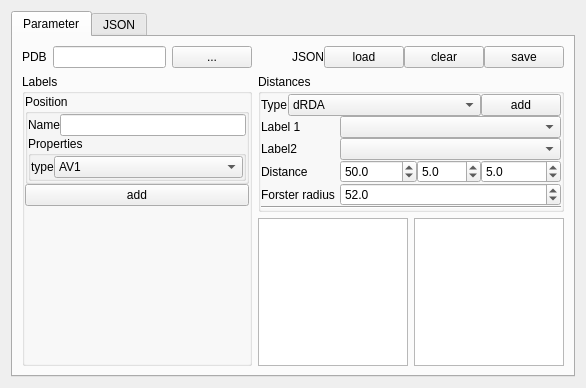
<?xml version="1.0" encoding="UTF-8"?>
<ui version="4.0">
 <class>Form</class>
 <widget class="QWidget" name="Form">
  <property name="geometry">
   <rect>
    <x>0</x>
    <y>0</y>
    <width>586</width>
    <height>388</height>
   </rect>
  </property>
  <property name="windowTitle">
   <string>PDB2LabelingFile</string>
  </property>
  <property name="windowIcon">
   <iconset>
    <normaloff>:/icons/icons/pdb2label.ico</normaloff>:/icons/icons/pdb2label.ico</iconset>
  </property>
  <layout class="QVBoxLayout" name="verticalLayout_2">
   <item>
    <widget class="QTabWidget" name="tabWidget">
     <property name="currentIndex">
      <number>0</number>
     </property>
     <widget class="QWidget" name="tab">
      <attribute name="title">
       <string>Parameter</string>
      </attribute>
      <layout class="QGridLayout" name="gridLayout_4">
       <item row="0" column="0">
        <layout class="QHBoxLayout" name="horizontalLayout_2">
         <item>
          <widget class="QLabel" name="label">
           <property name="sizePolicy">
            <sizepolicy hsizetype="Fixed" vsizetype="Preferred">
             <horstretch>0</horstretch>
             <verstretch>0</verstretch>
            </sizepolicy>
           </property>
           <property name="text">
            <string>PDB</string>
           </property>
          </widget>
         </item>
         <item>
          <widget class="QLineEdit" name="lineEdit">
           <property name="readOnly">
            <bool>true</bool>
           </property>
          </widget>
         </item>
         <item>
          <widget class="QPushButton" name="toolButton_4">
           <property name="text">
            <string>...</string>
           </property>
          </widget>
         </item>
        </layout>
       </item>
       <item row="0" column="1" colspan="2">
        <layout class="QHBoxLayout" name="horizontalLayout_3">
         <property name="spacing">
          <number>0</number>
         </property>
         <item>
          <spacer name="horizontalSpacer">
           <property name="orientation">
            <enum>Qt::Horizontal</enum>
           </property>
           <property name="sizeHint" stdset="0">
            <size>
             <width>40</width>
             <height>20</height>
            </size>
           </property>
          </spacer>
         </item>
         <item>
          <widget class="QLabel" name="label_10">
           <property name="sizePolicy">
            <sizepolicy hsizetype="Fixed" vsizetype="Preferred">
             <horstretch>0</horstretch>
             <verstretch>0</verstretch>
            </sizepolicy>
           </property>
           <property name="text">
            <string>JSON</string>
           </property>
          </widget>
         </item>
         <item>
          <widget class="QPushButton" name="toolButton_2">
           <property name="text">
            <string>load</string>
           </property>
          </widget>
         </item>
         <item>
          <widget class="QPushButton" name="toolButton_3">
           <property name="text">
            <string>clear</string>
           </property>
          </widget>
         </item>
         <item>
          <widget class="QPushButton" name="toolButton">
           <property name="text">
            <string>save</string>
           </property>
          </widget>
         </item>
        </layout>
       </item>
       <item row="1" column="0" rowspan="2">
        <widget class="QGroupBox" name="groupBox_2">
         <property name="sizePolicy">
          <sizepolicy hsizetype="Preferred" vsizetype="Minimum">
           <horstretch>0</horstretch>
           <verstretch>0</verstretch>
          </sizepolicy>
         </property>
         <property name="title">
          <string>Labels</string>
         </property>
         <layout class="QGridLayout" name="gridLayout">
          <property name="margin">
           <number>0</number>
          </property>
          <property name="spacing">
           <number>0</number>
          </property>
          <item row="1" column="0">
           <widget class="QPushButton" name="pushButton_2">
            <property name="sizePolicy">
             <sizepolicy hsizetype="Minimum" vsizetype="Fixed">
              <horstretch>0</horstretch>
              <verstretch>0</verstretch>
             </sizepolicy>
            </property>
            <property name="maximumSize">
             <size>
              <width>16777215</width>
              <height>16777215</height>
             </size>
            </property>
            <property name="text">
             <string>add</string>
            </property>
           </widget>
          </item>
          <item row="0" column="0">
           <widget class="QGroupBox" name="groupBox">
            <property name="sizePolicy">
             <sizepolicy hsizetype="Expanding" vsizetype="Preferred">
              <horstretch>0</horstretch>
              <verstretch>0</verstretch>
             </sizepolicy>
            </property>
            <property name="title">
             <string>Position</string>
            </property>
            <layout class="QGridLayout" name="gridLayout_5">
             <property name="margin">
              <number>0</number>
             </property>
             <property name="spacing">
              <number>0</number>
             </property>
             <item row="1" column="0">
              <widget class="QLabel" name="label_7">
               <property name="text">
                <string>Name</string>
               </property>
              </widget>
             </item>
             <item row="3" column="0" colspan="3">
              <layout class="QVBoxLayout" name="verticalLayout_3">
               <property name="spacing">
                <number>0</number>
               </property>
              </layout>
             </item>
             <item row="1" column="1">
              <widget class="QLineEdit" name="lineEdit_2"/>
             </item>
             <item row="4" column="0" colspan="2">
              <widget class="QGroupBox" name="groupBox_3">
               <property name="sizePolicy">
                <sizepolicy hsizetype="Expanding" vsizetype="Preferred">
                 <horstretch>0</horstretch>
                 <verstretch>0</verstretch>
                </sizepolicy>
               </property>
               <property name="title">
                <string>Properties</string>
               </property>
               <layout class="QGridLayout" name="gridLayout_2">
                <property name="margin">
                 <number>0</number>
                </property>
                <property name="spacing">
                 <number>0</number>
                </property>
                <item row="0" column="0">
                 <widget class="QLabel" name="label_2">
                  <property name="text">
                   <string>type</string>
                  </property>
                 </widget>
                </item>
                <item row="0" column="1">
                 <widget class="QComboBox" name="comboBox">
                  <property name="sizePolicy">
                   <sizepolicy hsizetype="Expanding" vsizetype="Fixed">
                    <horstretch>0</horstretch>
                    <verstretch>0</verstretch>
                   </sizepolicy>
                  </property>
                  <item>
                   <property name="text">
                    <string>AV1</string>
                   </property>
                  </item>
                  <item>
                   <property name="text">
                    <string>AV0</string>
                   </property>
                  </item>
                  <item>
                   <property name="text">
                    <string>AV3</string>
                   </property>
                  </item>
                 </widget>
                </item>
                <item row="1" column="0" colspan="3">
                 <layout class="QVBoxLayout" name="verticalLayout_4"/>
                </item>
               </layout>
              </widget>
             </item>
            </layout>
           </widget>
          </item>
          <item row="2" column="0">
           <spacer name="verticalSpacer">
            <property name="orientation">
             <enum>Qt::Vertical</enum>
            </property>
            <property name="sizeHint" stdset="0">
             <size>
              <width>20</width>
              <height>40</height>
             </size>
            </property>
           </spacer>
          </item>
         </layout>
        </widget>
       </item>
       <item row="1" column="1" colspan="2">
        <widget class="QGroupBox" name="groupBox_4">
         <property name="title">
          <string>Distances</string>
         </property>
         <layout class="QGridLayout" name="gridLayout_3">
          <property name="margin">
           <number>0</number>
          </property>
          <property name="spacing">
           <number>0</number>
          </property>
          <item row="1" column="0">
           <widget class="QLabel" name="label_3">
            <property name="text">
             <string>Label 1</string>
            </property>
           </widget>
          </item>
          <item row="3" column="0" colspan="2">
           <widget class="QLabel" name="label_8">
            <property name="sizePolicy">
             <sizepolicy hsizetype="Fixed" vsizetype="Preferred">
              <horstretch>0</horstretch>
              <verstretch>0</verstretch>
             </sizepolicy>
            </property>
            <property name="text">
             <string>Distance </string>
            </property>
           </widget>
          </item>
          <item row="7" column="0" colspan="6">
           <widget class="Line" name="line">
            <property name="orientation">
             <enum>Qt::Horizontal</enum>
            </property>
           </widget>
          </item>
          <item row="3" column="5">
           <widget class="QDoubleSpinBox" name="doubleSpinBox_3">
            <property name="decimals">
             <number>1</number>
            </property>
            <property name="maximum">
             <double>99999.000000000000000</double>
            </property>
            <property name="value">
             <double>5.000000000000000</double>
            </property>
           </widget>
          </item>
          <item row="2" column="0">
           <widget class="QLabel" name="label_5">
            <property name="text">
             <string>Label2</string>
            </property>
           </widget>
          </item>
          <item row="1" column="2" colspan="4">
           <widget class="QComboBox" name="comboBox_2">
            <property name="sizePolicy">
             <sizepolicy hsizetype="MinimumExpanding" vsizetype="Fixed">
              <horstretch>0</horstretch>
              <verstretch>0</verstretch>
             </sizepolicy>
            </property>
           </widget>
          </item>
          <item row="2" column="2" colspan="4">
           <widget class="QComboBox" name="comboBox_4">
            <property name="sizePolicy">
             <sizepolicy hsizetype="Expanding" vsizetype="Fixed">
              <horstretch>0</horstretch>
              <verstretch>0</verstretch>
             </sizepolicy>
            </property>
           </widget>
          </item>
          <item row="0" column="0" colspan="5">
           <layout class="QHBoxLayout" name="horizontalLayout">
            <property name="spacing">
             <number>0</number>
            </property>
            <item>
             <widget class="QLabel" name="label_4">
              <property name="text">
               <string>Type</string>
              </property>
             </widget>
            </item>
            <item>
             <widget class="QComboBox" name="comboBox_3">
              <property name="sizePolicy">
               <sizepolicy hsizetype="MinimumExpanding" vsizetype="Fixed">
                <horstretch>0</horstretch>
                <verstretch>0</verstretch>
               </sizepolicy>
              </property>
              <item>
               <property name="text">
                <string>dRDA</string>
               </property>
              </item>
              <item>
               <property name="text">
                <string>dRDAE</string>
               </property>
              </item>
              <item>
               <property name="text">
                <string>dRMP</string>
               </property>
              </item>
              <item>
               <property name="text">
                <string>pRDA</string>
               </property>
              </item>
             </widget>
            </item>
           </layout>
          </item>
          <item row="3" column="4">
           <widget class="QDoubleSpinBox" name="doubleSpinBox_2">
            <property name="decimals">
             <number>1</number>
            </property>
            <property name="maximum">
             <double>9999.000000000000000</double>
            </property>
            <property name="value">
             <double>5.000000000000000</double>
            </property>
           </widget>
          </item>
          <item row="4" column="2" colspan="4">
           <widget class="QDoubleSpinBox" name="doubleSpinBox_4">
            <property name="decimals">
             <number>1</number>
            </property>
            <property name="maximum">
             <double>999.000000000000000</double>
            </property>
            <property name="singleStep">
             <double>0.500000000000000</double>
            </property>
            <property name="value">
             <double>52.000000000000000</double>
            </property>
           </widget>
          </item>
          <item row="4" column="0" colspan="2">
           <widget class="QLabel" name="label_9">
            <property name="text">
             <string>Forster radius</string>
            </property>
           </widget>
          </item>
          <item row="3" column="2" colspan="2">
           <widget class="QDoubleSpinBox" name="doubleSpinBox">
            <property name="decimals">
             <number>1</number>
            </property>
            <property name="maximum">
             <double>999.000000000000000</double>
            </property>
            <property name="value">
             <double>50.000000000000000</double>
            </property>
           </widget>
          </item>
          <item row="0" column="5">
           <widget class="QPushButton" name="pushButton_3">
            <property name="sizePolicy">
             <sizepolicy hsizetype="Minimum" vsizetype="Fixed">
              <horstretch>0</horstretch>
              <verstretch>0</verstretch>
             </sizepolicy>
            </property>
            <property name="text">
             <string>add</string>
            </property>
           </widget>
          </item>
         </layout>
        </widget>
       </item>
       <item row="2" column="1">
        <widget class="QListWidget" name="listWidget">
         <property name="sizePolicy">
          <sizepolicy hsizetype="MinimumExpanding" vsizetype="Expanding">
           <horstretch>0</horstretch>
           <verstretch>0</verstretch>
          </sizepolicy>
         </property>
         <property name="maximumSize">
          <size>
           <width>150</width>
           <height>16777215</height>
          </size>
         </property>
        </widget>
       </item>
       <item row="2" column="2">
        <widget class="QListWidget" name="listWidget_2">
         <property name="sizePolicy">
          <sizepolicy hsizetype="MinimumExpanding" vsizetype="Expanding">
           <horstretch>0</horstretch>
           <verstretch>0</verstretch>
          </sizepolicy>
         </property>
         <property name="minimumSize">
          <size>
           <width>150</width>
           <height>0</height>
          </size>
         </property>
         <property name="maximumSize">
          <size>
           <width>150</width>
           <height>16777215</height>
          </size>
         </property>
        </widget>
       </item>
      </layout>
      <zorder>groupBox_2</zorder>
      <zorder>groupBox_4</zorder>
      <zorder>listWidget_2</zorder>
      <zorder>listWidget</zorder>
     </widget>
     <widget class="QWidget" name="tab_2">
      <attribute name="title">
       <string>JSON</string>
      </attribute>
      <layout class="QVBoxLayout" name="verticalLayout">
       <item>
        <widget class="QPushButton" name="toolButton_5">
         <property name="text">
          <string>update</string>
         </property>
        </widget>
       </item>
       <item>
        <widget class="QTextEdit" name="textEdit_2">
         <property name="verticalScrollBarPolicy">
          <enum>Qt::ScrollBarAlwaysOn</enum>
         </property>
         <property name="readOnly">
          <bool>false</bool>
         </property>
        </widget>
       </item>
      </layout>
     </widget>
    </widget>
   </item>
  </layout>
  <action name="actionClear">
   <property name="icon">
    <iconset resource="../rescource.qrc">
     <normaloff>:/icons/icons/Edit-delete-2.svg</normaloff>:/icons/icons/Edit-delete-2.svg</iconset>
   </property>
   <property name="text">
    <string>clear</string>
   </property>
  </action>
  <action name="actionLoad">
   <property name="icon">
    <iconset resource="../rescource.qrc">
     <normaloff>:/icons/icons/document-open.svg</normaloff>:/icons/icons/document-open.svg</iconset>
   </property>
   <property name="text">
    <string>Load</string>
   </property>
  </action>
  <action name="actionSave">
   <property name="icon">
    <iconset>
     <normaloff>:/icons/icons/Document-save.svg</normaloff>:/icons/icons/Document-save.svg</iconset>
   </property>
   <property name="text">
    <string>Save</string>
   </property>
  </action>
  <action name="actionReadTextEdit">
   <property name="text">
    <string>ReadTextEdit</string>
   </property>
  </action>
 </widget>
 <resources>
  <include location="../rescource.qrc"/>
 </resources>
 <connections>
  <connection>
   <sender>toolButton_2</sender>
   <signal>clicked()</signal>
   <receiver>actionLoad</receiver>
   <slot>trigger()</slot>
   <hints>
    <hint type="sourcelabel">
     <x>512</x>
     <y>52</y>
    </hint>
    <hint type="destinationlabel">
     <x>-1</x>
     <y>-1</y>
    </hint>
   </hints>
  </connection>
  <connection>
   <sender>toolButton_3</sender>
   <signal>clicked()</signal>
   <receiver>actionClear</receiver>
   <slot>trigger()</slot>
   <hints>
    <hint type="sourcelabel">
     <x>546</x>
     <y>52</y>
    </hint>
    <hint type="destinationlabel">
     <x>-1</x>
     <y>-1</y>
    </hint>
   </hints>
  </connection>
  <connection>
   <sender>toolButton</sender>
   <signal>clicked()</signal>
   <receiver>actionSave</receiver>
   <slot>trigger()</slot>
   <hints>
    <hint type="sourcelabel">
     <x>582</x>
     <y>52</y>
    </hint>
    <hint type="destinationlabel">
     <x>-1</x>
     <y>-1</y>
    </hint>
   </hints>
  </connection>
  <connection>
   <sender>toolButton_5</sender>
   <signal>clicked()</signal>
   <receiver>actionReadTextEdit</receiver>
   <slot>trigger()</slot>
   <hints>
    <hint type="sourcelabel">
     <x>200</x>
     <y>92</y>
    </hint>
    <hint type="destinationlabel">
     <x>-1</x>
     <y>-1</y>
    </hint>
   </hints>
  </connection>
 </connections>
</ui>
